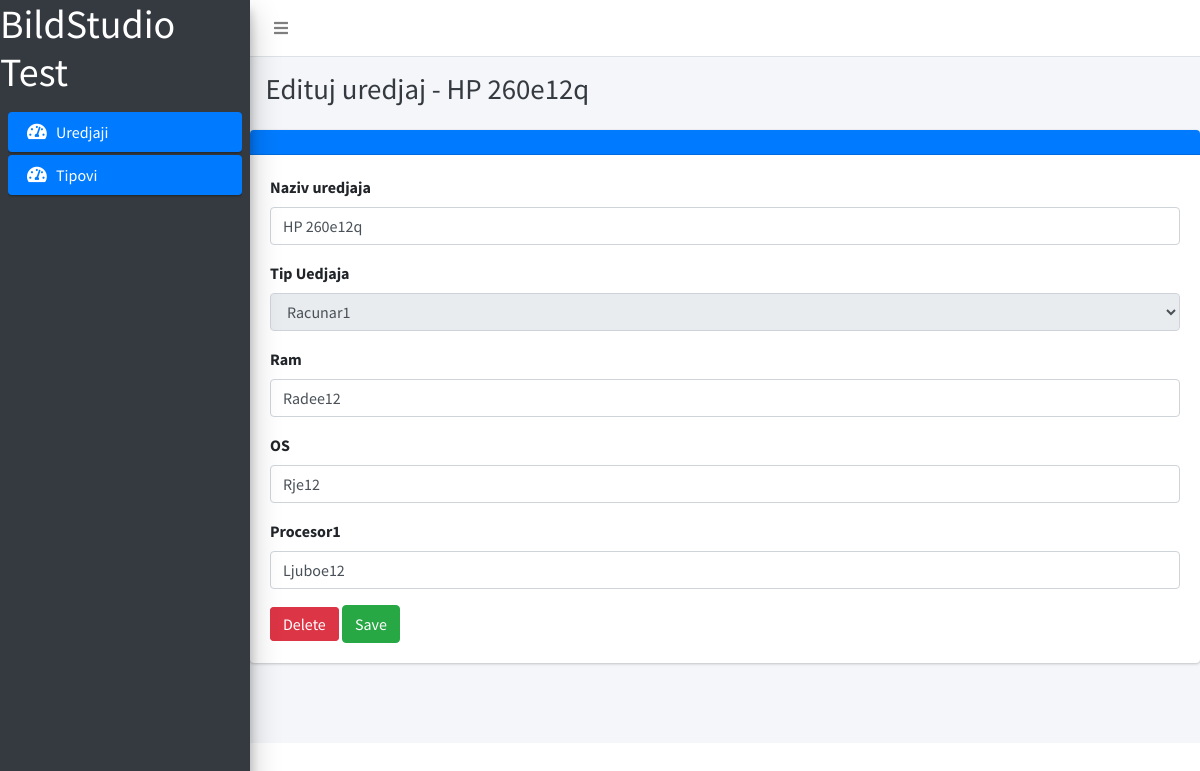
/uredjaji/editUredjaj.php?id=2, run on the app's committed database.
### tables this page shows
CREATE TABLE `devices` (
  `id` int(11) NOT NULL,
  `Name` varchar(255) NOT NULL,
  `DeviceTypeId` int(11) NOT NULL
);

CREATE TABLE `device_type_property` (
  `id` int(11) NOT NULL,
  `Name` varchar(255) NOT NULL,
  `DeviceTypeId` int(11) NOT NULL
);

CREATE TABLE `device_property_values` (
  `id` int(11) NOT NULL,
  `DeviceTypePropertyId` int(11) NOT NULL,
  `DeviceId` int(11) NOT NULL,
  `Vrijednost` text NOT NULL
);

### funkcije/funkcije.php (called while the page is built, shortened)
<?php
function getPageDetails($id) {
    global $connect;
     $query = $connect->prepare("SELECT d.id, d.Name, dt.Name typeName, dtp.Name property, dtp.id propertyId, dpv.Vrijednost propertyValue
                                FROM devices d
                                LEFT JOIN device_types dt ON dt.id = d.DeviceTypeId
                                LEFT JOIN device_type_property dtp ON dtp.DeviceTypeId = d.DeviceTypeId
                                LEFT JOIN device_property_values dpv ON dpv.DeviceTypePropertyId = dtp.id AND dpv.DeviceId = d.id
                                WHERE d.id = :id");
    $query->execute(array(":id" => $id));
    return $query;
}
function getAllTypes(){
     global $connect;
    $query = $connect->prepare("SELECT Name, id FROM device_types");
    $query->execute();
    return $query;
}
?>

### uredjaji/editUredjaj.php (the view, shortened to what this page needs)
<?php
include '../include/head.php';
include '../include/navigation.php';
?>
<?php
      $queryEdit=getPageDetails($_GET['id']);
      $row = $queryEdit->fetchAll();
      $name1= $row == NULL ? "" : $row[0]['Name'];
      $typeName= $row == NULL ? "" : $row[0]['typeName'];
?>
<div class="content-wrapper">
  <div class="content-header">
    <div class="container-fluid">
      <div class="row mb-2">
        <div class="col-sm-6">
          <?php
            if($_GET['id'] == 0){
                $titleUpdateSave='Dodavanje novog uredjaja';
                $display= 'none';
                $disabled = '';
                $name='newSave';
            }else{
               $titleUpdateSave = 'Edituj uredjaj - '.$name1;
               $display= 'inline';
               $name='editSave';
               $disabled = 'disabled';
            }
            ?>
          <h1 class="m-0 text-dark"><?= $titleUpdateSave;?></h1>
        </div>
      </div>
    </div>
  </div>
  <div class="card card-primary">
    <div class="card-header">
    </div>
    <form action="uredjajiActions.php" method="POST" onsubmit="submitForm(event)">
      <div class="card-body">
        <div class="form-group">
          <label for="inputName">Naziv uredjaja</label>
          <input type="text" id="naziv" class="form-control" name="title" value="<?=$name1?>" required>
        </div>
        <div class="form-group">
          <label for="inputName">Tip Uedjaja</label>
          <select <?=$disabled?> class="form-control" id="roditelji" name="roditelji" onchange="getPropertiesOfType()"
            required>
          <?php
            $queryTip = getAllTypes();
            $rowqueryTip = $queryTip->fetchAll();
            for($k = 0; $k < count($rowqueryTip); $k++){
          ?>
            <option <?= $typeName == $rowqueryTip[$k]['Name']?'selected':'';?> value="<?= $rowqueryTip[$k]['id']?>">
              <?= $rowqueryTip[$k]['Name']?></option>
            <?php
                    }
                    ?>
          </select>
        </div>
        <?php
               for($i=0;$i<count($row);$i++) {
                ?>
        <div class="form-group">
          <label for="inputClientCompany"><?= $row[$i]['property']?></label>
          <input type="text" id="<?= $row[$i]['propertyId']?>" class="form-control" name="<?= $row[$i]['propertyId']?>"
            value="<?= $row[$i]['propertyValue'];?>">
        </div>
        <?php
                }
                ?>
        <a href="uredjajiActions.php?id=<?=$_GET['id']?>&action=delete" style="display:<?=$display?>"
          class="btn btn-danger">Delete</a>
        <input type="submit" class="btn btn-success" name="<?=$name?>" value="Save">
    </form>
  </div>
</div>
<?php
include '../include/scripts.php';
?>

### data on the page
devices: Name "Edituj uredjaj - HP 260e12q", title "HP 260e12q", device_type_property.Name "Ram", Vrijednost "Radee12", device_type_property.Name "OS", Vrijednost "Rje12", device_type_property.Name "Procesor1", Vrijednost "Ljuboe12"

### other printed values
form field roditelji "Racunar1"
